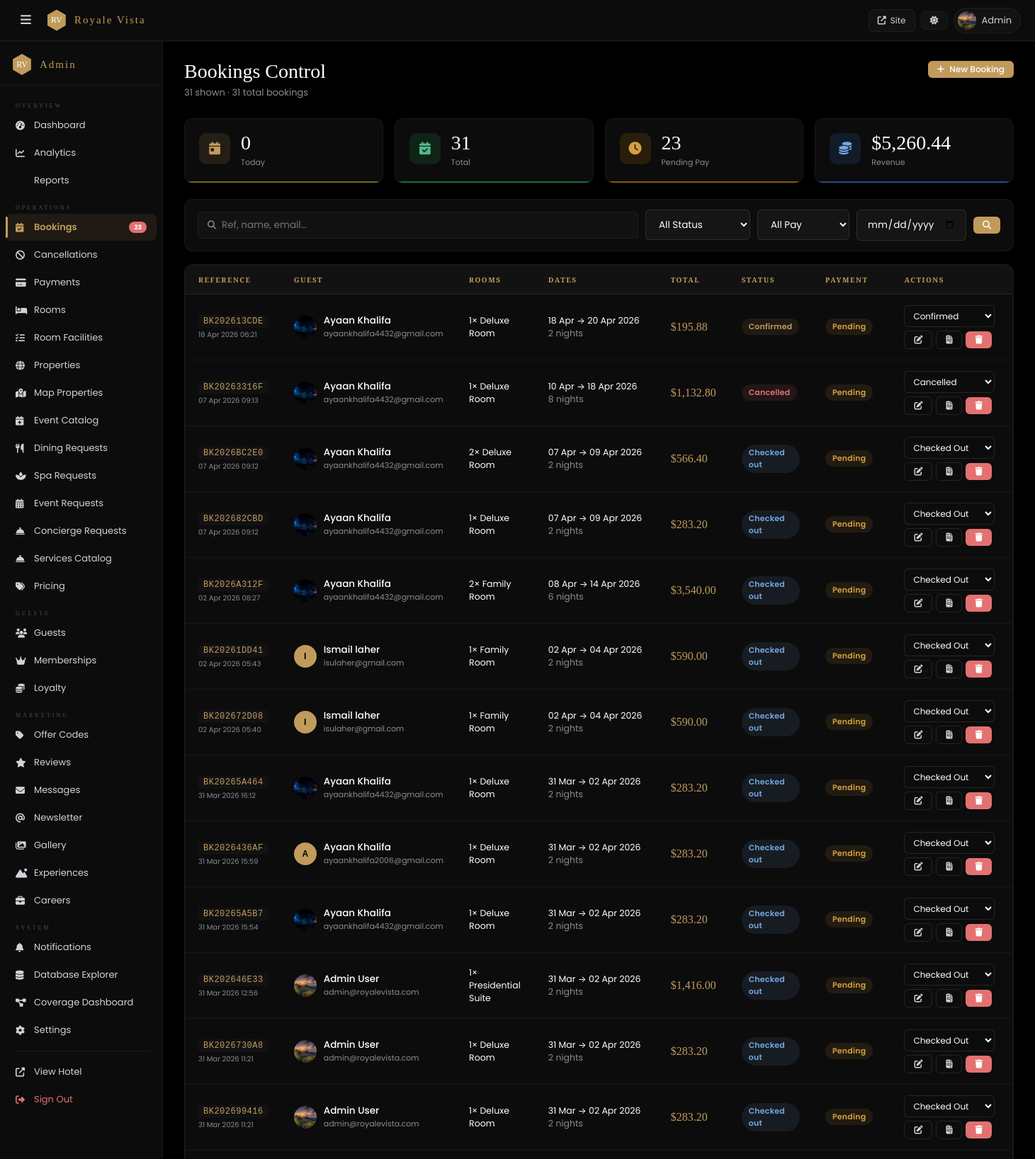
The app's page /admin/bookings.php (signed in, upper part) with its own data.
### tables this page shows
CREATE TABLE IF NOT EXISTS `bookings` (
  `id` int NOT NULL AUTO_INCREMENT,
  `booking_ref` varchar(30) NOT NULL,
  `invoice_no` varchar(30) DEFAULT NULL,
  `user_id` int DEFAULT NULL,
  `guest_name` varchar(200) NOT NULL,
  `guest_email` varchar(191) NOT NULL,
  `guest_phone` varchar(30) DEFAULT NULL,
  `check_in` date NOT NULL,
  `check_out` date NOT NULL,
  `nights` int NOT NULL,
  `adults` int DEFAULT '1',
  `children` int DEFAULT '0',
  `special_req` text,
  `total_usd` decimal(10,2) NOT NULL,
  `discount_usd` decimal(10,2) DEFAULT '0.00',
  `taxes_usd` decimal(10,2) DEFAULT '0.00',
  `final_usd` decimal(10,2) NOT NULL,
  `currency` varchar(10) DEFAULT 'USD',
  `offer_code` varchar(50) DEFAULT NULL,
  `member_number` varchar(50) DEFAULT NULL,
  `pay_method` enum('card','upi','paypal','hotel') DEFAULT 'hotel',
  `pay_status` enum('pending','paid','failed','refunded') DEFAULT 'pending',
  `transaction_id` varchar(200) DEFAULT NULL,
  `paid_at` timestamp NULL DEFAULT NULL,
  `status` enum('confirmed','cancelled','checked_in','checked_out') DEFAULT 'confirmed',
  `created_at` timestamp NULL DEFAULT CURRENT_TIMESTAMP,
  PRIMARY KEY (`id`),
  UNIQUE KEY `booking_ref` (`booking_ref`),
  KEY `user_id` (`user_id`)
);

CREATE TABLE IF NOT EXISTS `users` (
  `id` int NOT NULL AUTO_INCREMENT,
  `name` varchar(200) NOT NULL,
  `email` varchar(191) NOT NULL,
  `google_id` varchar(255) DEFAULT NULL,
  `password` varchar(255) NOT NULL,
  `phone` varchar(30) DEFAULT NULL,
  `address` text,
  `profile_img` varchar(500) DEFAULT NULL,
  `id_type` varchar(50) DEFAULT 'passport',
  `id_number` varchar(100) DEFAULT NULL,
  `dob` date DEFAULT NULL,
  `country` varchar(100) DEFAULT NULL,
  `gender` varchar(20) DEFAULT NULL,
  `language` varchar(10) DEFAULT 'en',
  `currency` varchar(10) DEFAULT 'USD',
  `role` varchar(20) DEFAULT 'user',
  `is_admin` tinyint(1) DEFAULT '0',
  `created_at` timestamp NULL DEFAULT CURRENT_TIMESTAMP,
  `updated_at` timestamp NULL DEFAULT CURRENT_TIMESTAMP ON UPDATE CURRENT_TIMESTAMP,
  `reset_otp` varchar(10) DEFAULT NULL,
  `reset_otp_expiry` datetime DEFAULT NULL,
  PRIMARY KEY (`id`),
  UNIQUE KEY `email` (`email`),
  UNIQUE KEY `google_id` (`google_id`)
);

### admin/bookings.php (the view, shortened to what this page needs)
<?php
require_once dirname(__DIR__).'/includes/config.php';
require_once dirname(__DIR__).'/includes/db.php';
require_once __DIR__.'/_helper.php';
$q=clean($_GET['q']??'');$sf=clean($_GET['s']??'all');$pf=clean($_GET['p']??'all');$df=clean($_GET['d']??'');
$w='1=1';$pa=[];
$rows=$pdo->prepare("SELECT b.*, u.profile_img, GROUP_CONCAT(CONCAT(br.quantity,'× ',br.room_type_name) SEPARATOR ', ') rooms_str FROM bookings b LEFT JOIN booked_rooms br ON br.booking_ref=b.booking_ref LEFT JOIN users u ON b.user_id=u.id WHERE $w GROUP BY b.id ORDER BY b.created_at DESC LIMIT 300");
$rows->execute($pa);$bks=$rows->fetchAll();
$tBk=(int)$pdo->query("SELECT COUNT(*) FROM bookings")->fetchColumn();
$tRev=(float)$pdo->query("SELECT COALESCE(SUM(final_usd),0) FROM bookings WHERE pay_status='paid'")->fetchColumn();
$tPend=(int)$pdo->query("SELECT COUNT(*) FROM bookings WHERE pay_status='pending'")->fetchColumn();
$tTQ=$pdo->query("SELECT COUNT(*) FROM bookings WHERE DATE(created_at)=CURDATE()");$tToday=(int)$tTQ->fetchColumn();
$sc=['confirmed'=>'bgold','cancelled'=>'br','checked_in'=>'bg','checked_out'=>'bb'];
$pc=['paid'=>'bg','pending'=>'ba','failed'=>'br','refunded'=>'bb'];
ob_start();?>
<div class="adm-ph">
  <div><h1>Bookings Control</h1><p class="sub"><?=count($bks)?> shown · <?=$tBk?> total bookings</p></div>
  <a href="<?=BASE?>/rooms.php" target="_blank" class="btn btn-gold btn-sm"><i class="fas fa-plus"></i> New Booking</a>
</div>
<div class="mc-grid mc-4" style="margin-bottom:22px">
  <div class="mc" style="--mc:#d4af37"><div class="mc-ico" style="background:rgba(192,155,91,.12);color:var(--gold)"><i class="fas fa-calendar-day"></i></div><div><div class="mc-v"><?=$tToday?></div><div class="mc-l">Today</div></div></div>
  <div class="mc" style="--mc:#22c55e"><div class="mc-ico" style="background:rgba(34,197,94,.12);color:var(--gr)"><i class="fas fa-calendar-check"></i></div><div><div class="mc-v"><?=$tBk?></div><div class="mc-l">Total</div></div></div>
  <div class="mc" style="--mc:#f59e0b"><div class="mc-ico" style="background:rgba(245,158,11,.12);color:var(--am)"><i class="fas fa-clock"></i></div><div><div class="mc-v"><?=$tPend?></div><div class="mc-l">Pending Pay</div></div></div>
  <div class="mc" style="--mc:#3b82f6"><div class="mc-ico" style="background:rgba(59,130,246,.12);color:var(--bl)"><i class="fas fa-coins"></i></div><div><div class="mc-v"><?=formatPrice($tRev)?></div><div class="mc-l">Revenue</div></div></div>
</div>
<div class="ac" style="margin-bottom:18px"><div class="ac-body" style="padding:14px 18px">
  <form method="GET" style="display:flex;gap:10px;flex-wrap:wrap;align-items:center">
    <div style="flex:1;min-width:180px;display:flex;align-items:center;gap:8px;background:var(--card2);border:1px solid var(--br2);border-radius:var(--r);padding:8px 13px">
      <i class="fas fa-search" style="color:var(--mu);font-size:12px"></i>
      <input name="q" style="background:transparent;border:none;color:var(--tx);font-family:var(--sans);font-size:13.5px;outline:none;flex:1" placeholder="Ref, name, email…" value="<?=htmlspecialchars($q)?>">
    </div>
    <select name="s" class="fc" style="width:148px" onchange="this.form.submit()">
      <option value="all" <?=$sf==='all'?'selected':''?>>All Status</option>
    </select>
    <select name="p" class="fc" style="width:130px" onchange="this.form.submit()">
      <option value="all" <?=$pf==='all'?'selected':''?>>All Pay</option>
    </select>
    <input type="date" name="d" class="fc" style="width:155px" value="<?=htmlspecialchars($df)?>" onchange="this.form.submit()" title="Filter by check-in">
    <button class="btn btn-gold btn-sm" type="submit"><i class="fas fa-search"></i></button>
  </form>
</div></div>
<div class="ac"><div class="tw"><table>
  <thead><tr><th>Reference</th><th>Guest</th><th>Rooms</th><th>Dates</th><th>Total</th><th>Status</th><th>Payment</th><th>Actions</th></tr></thead>
  <tbody>
    <?php foreach($bks as $bk):?>
    <tr id="row-<?=htmlspecialchars($bk['booking_ref'])?>">
      <td><code><?=htmlspecialchars($bk['booking_ref'])?></code><div style="font-size:10px;color:var(--mu);margin-top:2px"><?=date('d M Y H:i',strtotime($bk['created_at']))?></div></td>
      <td>
        <div style="display:flex;align-items:center;gap:10px">
          <?= userAvatar($bk['profile_img'] ?? null, $bk['guest_name'], 32) ?>
          <div>
            <div style="font-weight:500"><?=htmlspecialchars($bk['guest_name'])?></div>
            <div style="font-size:11px;color:var(--mu)"><?=htmlspecialchars($bk['guest_email'])?></div>
          </div>
        </div>
      </td>
      <td style="font-size:12.5px;max-width:170px"><?=htmlspecialchars($bk['rooms_str']??'—')?></td>
      <td style="white-space:nowrap;font-size:12.5px"><div><?=date('d M',strtotime($bk['check_in']))?> → <?=date('d M Y',strtotime($bk['check_out']))?></div><div style="color:var(--mu)"><?=$bk['nights']?> night<?=$bk['nights']!=1?'s':''?></div></td>
      <td style="font-family:var(--serif);font-size:16px;color:var(--gold)"><?=formatPrice($bk['final_usd'])?></td>
      <td><span class="badge <?=$sc[$bk['status']]??'bgold'?>" id="sb-<?=htmlspecialchars($bk['booking_ref'])?>"><?=ucfirst(str_replace('_',' ',$bk['status']))?></span></td>
      <td><span class="badge <?=$pc[$bk['pay_status']]??'ba'?>"><?=ucfirst($bk['pay_status'])?></span></td>
      <td>
        <div style="display:flex;gap:5px;flex-wrap:wrap;align-items:center">
          <select onchange="chgStatus('<?=htmlspecialchars($bk['booking_ref'],ENT_QUOTES)?>',this.value,this)" class="fc" style="font-size:12px;padding:5px 8px;width:128px;background:var(--card)">
            <?php foreach(['confirmed'=>'Confirmed','checked_in'=>'Checked In','checked_out'=>'Checked Out','cancelled'=>'Cancelled'] as $v=>$l):?>
            <option value="<?=$v?>" <?=$bk['status']===$v?'selected':''?>><?=$l?></option><?php endforeach;?>
          </select>
          <button class="btn btn-ghost btn-sm" onclick='editBk(<?=json_encode($bk)?>)' title="Edit Details"><i class="fas fa-edit"></i></button>
          <a href="<?=BASE?>/invoice.php?ref=<?=urlencode($bk['booking_ref'])?>" target="_blank" class="btn btn-ghost btn-sm" title="Invoice"><i class="fas fa-file-invoice"></i></a>
          <a href="?del_bk=<?=urlencode($bk['booking_ref'])?>" class="btn btn-danger btn-sm" onclick="return confirm('Delete this booking entirely? This cannot be undone.')" title="Delete"><i class="fas fa-trash"></i></a>
        </div>
      </td>
    </tr>
    <?php endforeach;?>
  </tbody>
</table></div></div>

### includes/config.php (shortened to what this page needs)
<?php
function getUserCurrency(): string {
    $c = $_SESSION['currency'] ?? $_COOKIE['rv_currency'] ?? 'USD';
    return isset(CURRENCIES[$c]) ? $c : 'USD';
}
function formatPrice(float $usd, bool $showCode = false): string {
    $c   = getUserCurrency();
    $ci  = CURRENCIES[$c];
    $val = round($usd * $ci['rate'], $ci['dec']);
    $fmt = $ci['dec'] === 0 ? number_format($val, 0) : number_format($val, $ci['dec']);
    return $ci['symbol'] . $fmt . ($showCode ? ' '.$c : '');
}
function userAvatar(?string $img, string $name = 'U', int $size = 36, string $extra = ''): string {
    $initial = strtoupper(substr(trim($name) ?: 'U', 0, 1));
    $base    = defined('BASE') ? BASE : '';
    $fs      = max(10, intval($size * 0.38));
    $shared  = "width:{$size}px;height:{$size}px;border-radius:50%;flex-shrink:0;object-fit:cover;{$extra}";
    $divStyle = "width:{$size}px;height:{$size}px;border-radius:50%;flex-shrink:0;background:var(--gold);display:flex;align-items:center;justify-content:center;font-weight:700;font-size:{$fs}px;color:#000;font-family:sans-serif;{$extra}";
    if (!empty($img)) {
        $img = trim($img);
        if (preg_match('#^https?://#i', $img)) {
            $srcRaw = $img;
        } elseif (strpos($img, '/uploads/') !== false) {
            $srcRaw = (strpos($img, '/') === 0) ? ($base . $img) : ($base . '/' . ltrim($img, '/'));
        } else {
            $srcRaw = $base . '/uploads/avatars/' . ltrim($img, '/');
        }
        $src = htmlspecialchars($srcRaw, ENT_QUOTES);
        $altEsc = htmlspecialchars($name, ENT_QUOTES);
        return "<span class=\"rv-av-wrap\" style=\"display:inline-flex;flex-shrink:0;position:relative;width:{$size}px;height:{$size}px;\">"
             . "<img src=\"{$src}\" alt=\"{$altEsc}\" class=\"rv-av-img\" style=\"{$shared}\" loading=\"lazy\" onload=\"this.style.opacity=1\" onerror=\"this.style.display='none';this.nextElementSibling.style.display='flex'\">"
             . "<span class=\"rv-av-fb\" style=\"{$divStyle};display:none;align-items:center;justify-content:center;\">{$initial}</span>"
             . "</span>";
    }
    return "<span class=\"rv-av-wrap\" style=\"display:inline-flex;flex-shrink:0;\"><span class=\"rv-av-fb\" style=\"{$divStyle};display:flex;align-items:center;justify-content:center;\">{$initial}</span></span>";
}
function clean(string $v): string {
    return htmlspecialchars(strip_tags(trim($v)), ENT_QUOTES, 'UTF-8');
}
?>

### records on screen
bookings: booking_ref "BK202613CDE", created_at "18 Apr 2026 06:21", user.profile_img (picture), guest_name "Ayaan Khalifa", guest_email "ayaankhalifa4432@gmail.com", rooms_str "1× Deluxe Room", check_in "18 Apr", check_out "20 Apr 2026", nights "2", final_usd "$195.88", status "Confirmed", pay_status "Pending", status+booking_ref "Confirmed"
bookings: booking_ref "BK20263316F", created_at "07 Apr 2026 09:13", user.profile_img (picture), guest_name "Ayaan Khalifa", guest_email "ayaankhalifa4432@gmail.com", rooms_str "1× Deluxe Room", check_in "10 Apr", check_out "18 Apr 2026", nights "8", final_usd "$1,132.80", status "Cancelled", pay_status "Pending", status+booking_ref "Cancelled"
bookings: booking_ref "BK2026BC2E0", created_at "07 Apr 2026 09:12", user.profile_img (picture), guest_name "Ayaan Khalifa", guest_email "ayaankhalifa4432@gmail.com", rooms_str "2× Deluxe Room", check_in "07 Apr", check_out "09 Apr 2026", nights "2", final_usd "$566.40", status "Checked out", pay_status "Pending", status+booking_ref "Checked Out"
bookings: booking_ref "BK202682CBD", created_at "07 Apr 2026 09:12", user.profile_img (picture), guest_name "Ayaan Khalifa", guest_email "ayaankhalifa4432@gmail.com", rooms_str "1× Deluxe Room", check_in "07 Apr", check_out "09 Apr 2026", nights "2", final_usd "$283.20", status "Checked out", pay_status "Pending", status+booking_ref "Checked Out"
bookings: booking_ref "BK2026A312F", created_at "02 Apr 2026 08:27", user.profile_img (picture), guest_name "Ayaan Khalifa", guest_email "ayaankhalifa4432@gmail.com", rooms_str "2× Family Room", check_in "08 Apr", check_out "14 Apr 2026", nights "6", final_usd "$3,540.00", status "Checked out", pay_status "Pending", status+booking_ref "Checked Out"
bookings: booking_ref "BK20261DD41", created_at "02 Apr 2026 05:43", guest_name "I", guest_name "Ismail laher", guest_email "isulaher@gmail.com", rooms_str "1× Family Room", check_in "02 Apr", check_out "04 Apr 2026", nights "2", final_usd "$590.00", status "Checked out", pay_status "Pending", status+booking_ref "Checked Out"
bookings: booking_ref "BK202672D08", created_at "02 Apr 2026 05:40", guest_name "I", guest_name "Ismail laher", guest_email "isulaher@gmail.com", rooms_str "1× Family Room", check_in "02 Apr", check_out "04 Apr 2026", nights "2", final_usd "$590.00", status "Checked out", pay_status "Pending", status+booking_ref "Checked Out"
bookings: booking_ref "BK20265A464", created_at "31 Mar 2026 16:12", user.profile_img (picture), guest_name "Ayaan Khalifa", guest_email "ayaankhalifa4432@gmail.com", rooms_str "1× Deluxe Room", check_in "31 Mar", check_out "02 Apr 2026", nights "2", final_usd "$283.20", status "Checked out", pay_status "Pending", status+booking_ref "Checked Out"
bookings: booking_ref "BK2026436AF", created_at "31 Mar 2026 15:59", guest_name "A", guest_name "Ayaan Khalifa", guest_email "ayaankhalifa2006@gmail.com", rooms_str "1× Deluxe Room", check_in "31 Mar", check_out "02 Apr 2026", nights "2", final_usd "$283.20", status "Checked out", pay_status "Pending", status+booking_ref "Checked Out"
bookings: booking_ref "BK20265A5B7", created_at "31 Mar 2026 15:54", user.profile_img (picture), guest_name "Ayaan Khalifa", guest_email "ayaankhalifa4432@gmail.com", rooms_str "1× Deluxe Room", check_in "31 Mar", check_out "02 Apr 2026", nights "2", final_usd "$283.20", status "Checked out", pay_status "Pending", status+booking_ref "Checked Out"
bookings: booking_ref "BK202646E33", created_at "31 Mar 2026 12:56", user.profile_img (picture), guest_name "Admin User", guest_email "admin@royalevista.com", rooms_str "1× Presidential Suite", check_in "31 Mar", check_out "02 Apr 2026", nights "2", final_usd "$1,416.00", status "Checked out", pay_status "Pending", status+booking_ref "Checked Out"
bookings: booking_ref "BK2026730A8", created_at "31 Mar 2026 11:21", user.profile_img (picture), guest_name "Admin User", guest_email "admin@royalevista.com", rooms_str "1× Deluxe Room", check_in "31 Mar", check_out "02 Apr 2026", nights "2", final_usd "$283.20", status "Checked out", pay_status "Pending", status+booking_ref "Checked Out"
bookings: booking_ref "BK202699416", created_at "31 Mar 2026 11:21", user.profile_img (picture), guest_name "Admin User", guest_email "admin@royalevista.com", rooms_str "1× Deluxe Room", check_in "31 Mar", check_out "02 Apr 2026", nights "2", final_usd "$283.20", status "Checked out", pay_status "Pending", status+booking_ref "Checked Out"

### other values on screen
$user "Admin"
$pending "23"
count($bks) "31"
$tBk "31"
$tToday "0"
$tPend "23"
formatPrice($tRev) "$5,260.44"
